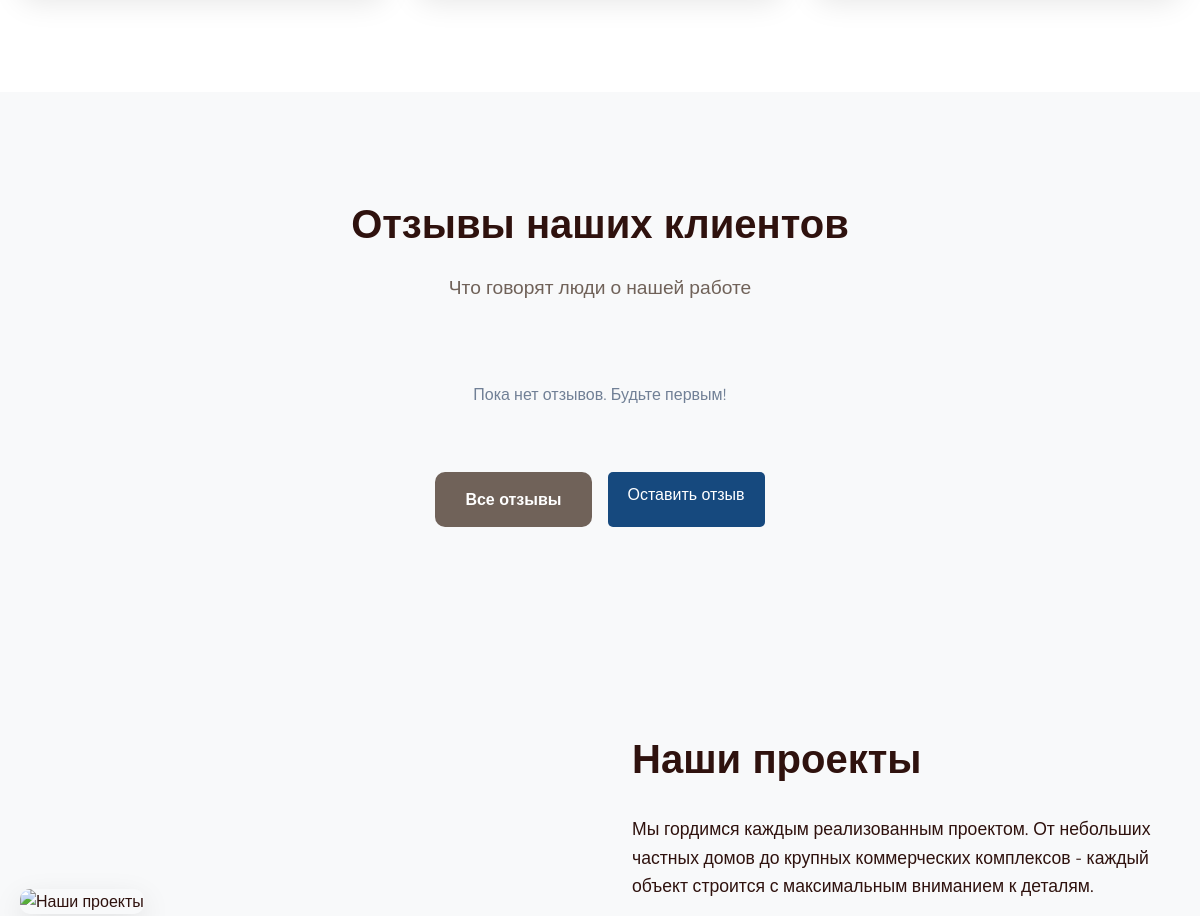
Before: / (middle part) with the older database file.
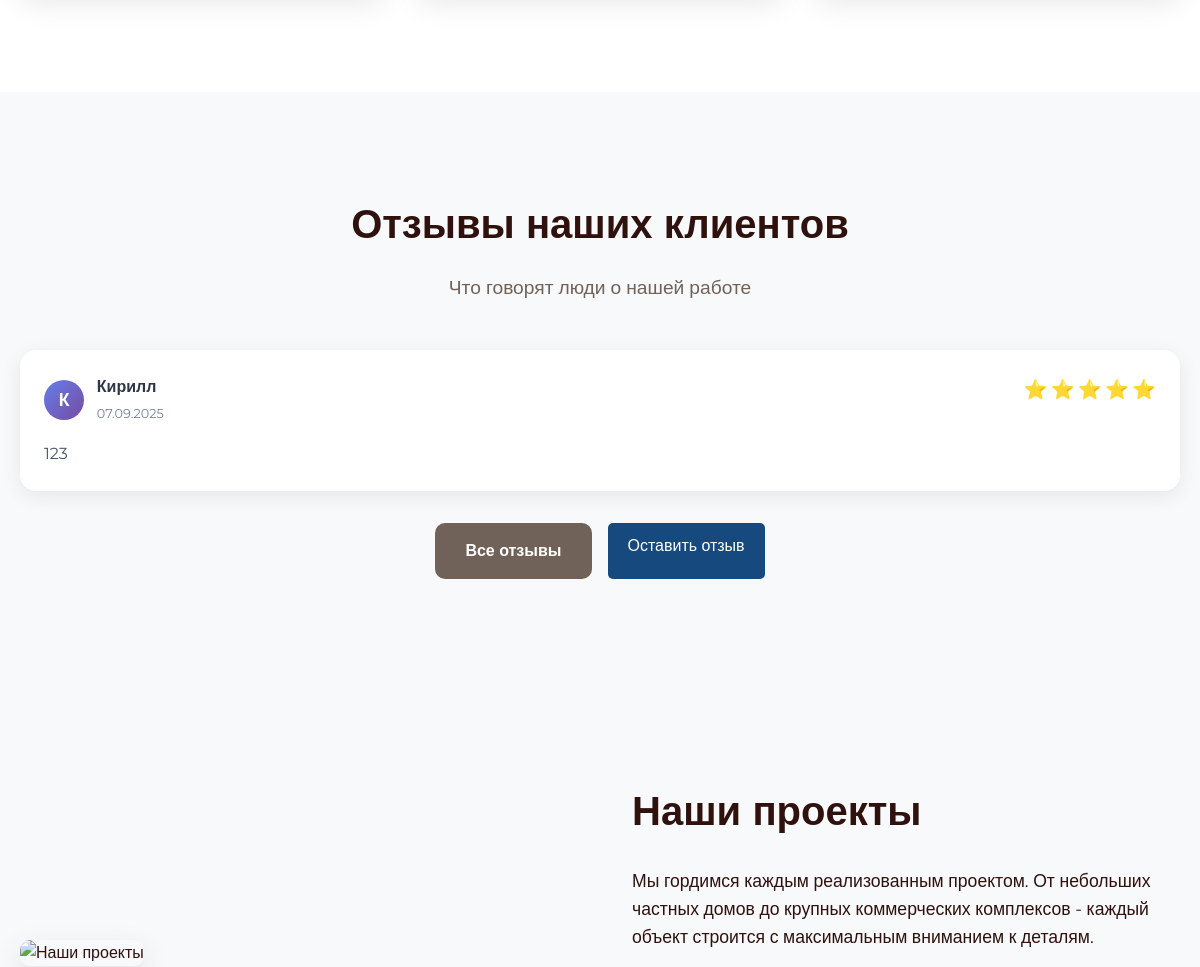
After: the same page with the newer database file.
### myapp/models.py (models this page shows, shortened)
class Review(models.Model):
    STATUS_CHOICES = [
        ('pending', 'На модерации'),
        ('approved', 'Одобрено'),
        ('rejected', 'Отклонено'),
    ]
    user = models.ForeignKey(User, on_delete=models.CASCADE, verbose_name="Пользователь")
    rating = models.PositiveIntegerField(choices=[(i, i) for i in range(1, 6)], verbose_name="Рейтинг")
    text = models.TextField(verbose_name="Текст отзыва")
    created_at = models.DateTimeField(auto_now_add=True, verbose_name="Создан")
    status = models.CharField(max_length=10, choices=STATUS_CHOICES, default='pending', verbose_name="Статус")
    admin_notes = models.TextField(blank=True, verbose_name="Заметки администратора")
    class Meta:
        verbose_name = "Отзыв"
        verbose_name_plural = "Отзывы"
        ordering = ['-created_at']

### myapp/views.py (the view)
# urls.py: path('', views.home_view, name='home'),
def home_view(request):
    if request.method == 'POST':
        form = ContactForm(request.POST)
        if form.is_valid():
            contact_request = form.save(commit=False)
            if request.user.is_authenticated:
                contact_request.email = request.user.email
            contact_request.save()
            messages.success(request, 'Заявка отправлена! Мы свяжемся с вами в ближайшее время.')
            return redirect('profile')
        else:
            messages.error(request, 'Пожалуйста, исправьте ошибки в форме.')
    else:
        form = ContactForm()
    latest_reviews = Review.objects.filter(status='approved').order_by('-created_at')[:3]
    return render(request, 'myapp/home.html', {
        'form': form,
        'latest_reviews': latest_reviews
    })

### myapp/templates/myapp/home.html (shortened to what this page needs)
{% extends 'myapp/base.html' %}
{% load static %}
{% block content %}
    <section id="buildings" class="section">
    </section>
    <section id="reviews" class="section section-dark">
        <div class="container">
            <div class="section-title">
                <h2>Отзывы наших клиентов</h2>
                <p>Что говорят люди о нашей работе</p>
            </div>
            {% if latest_reviews %}
            <div class="reviews-grid">
                {% for review in latest_reviews %}
                <div class="review-card">
                    <div class="review-header">
                        <div class="reviewer-info">
                            <div class="reviewer-avatar">
                                {{ review.user.first_name|first|default:review.user.username|first|upper }}
                            </div>
                            <div>
                                <h4>{{ review.user.first_name|default:review.user.username }}</h4>
                                <span class="review-date">{{ review.created_at|date:"d.m.Y" }}</span>
                            </div>
                        </div>
                        <div class="review-rating">
                            {% for i in "12345" %}
                                {% if forloop.counter <= review.rating %}
                                    <span class="star filled">⭐</span>
                                {% else %}
                                    <span class="star">☆</span>
                                {% endif %}
                            {% endfor %}
                        </div>
                    </div>
                    <p class="review-text">{{ review.text }}</p>
                </div>
                {% endfor %}
            </div>
            {% else %}
            <div class="no-reviews">
                <p>Пока нет отзывов. Будьте первым!</p>
            </div>
            {% endif %}
            <div class="reviews-actions">
                <a href="{% url 'reviews' %}" class="cta-button">Все отзывы</a>
                <a href="{% url 'reviews' %}#add-review" class="auth-button register">Оставить отзыв</a>
            </div>
        </div>
    </section>
    <section id="projects" class="section section-dark">
        <div class="container">
            <div class="content-block reverse">
                <div class="text-content">
                    <h2>Наши проекты</h2>
                    <p>Мы гордимся каждым реализованным проектом. От небольших частных домов до крупных коммерческих комплексов - каждый объект строится с максимальным вниманием к деталям.</p>
                </div>
                <div class="image-content">
                    <img src="https://images.unsplash.com/photo-1541976590-713941681591?ixlib=rb-4.0.3&auto=format&fit=crop&w=600&q=80" alt="Наши проекты">
                </div>
            </div>
        </div>
    </section>
{% endblock %}

Changed rows visible on the page:
added Review: user.first_name|first "К", user.first_name "Кирилл", created_at "07.09.2025", rating 5 (drawn), text "123"
Other visible differences:
text no longer shown: "Пока нет отзывов. Будьте первым!"
